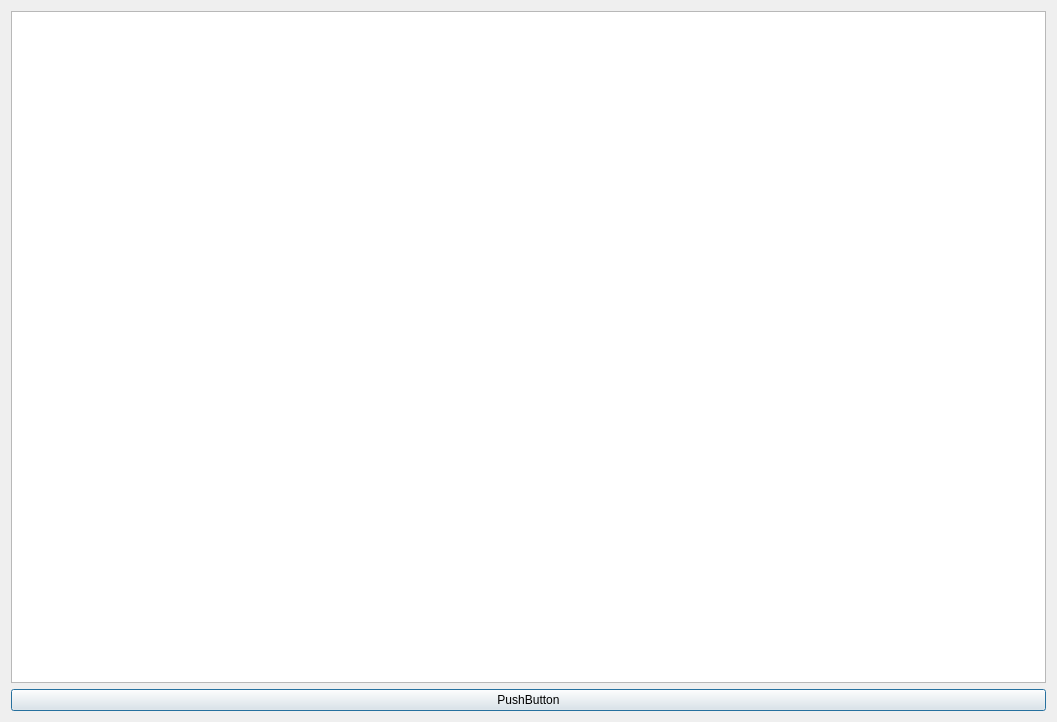
<?xml version="1.0" encoding="UTF-8"?>
<ui version="4.0">
 <class>Dialog</class>
 <widget class="QDialog" name="Dialog">
  <property name="geometry">
   <rect>
    <x>0</x>
    <y>0</y>
    <width>1057</width>
    <height>722</height>
   </rect>
  </property>
  <property name="windowTitle">
   <string>Dialog</string>
  </property>
  <layout class="QVBoxLayout" name="verticalLayout_3">
   <item>
    <widget class="QTableView" name="tableView"/>
   </item>
   <item>
    <widget class="QPushButton" name="pushButton">
     <property name="text">
      <string>PushButton</string>
     </property>
    </widget>
   </item>
  </layout>
 </widget>
 <resources/>
 <connections/>
</ui>
